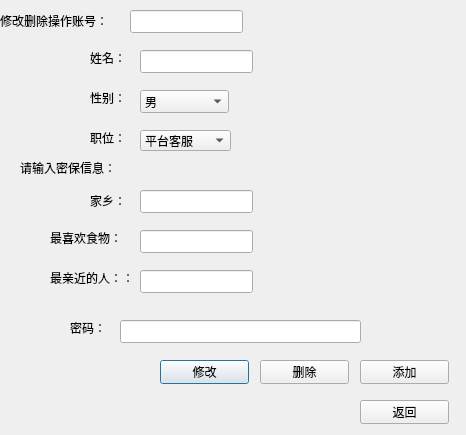
<?xml version="1.0" encoding="UTF-8"?>
<ui version="4.0">
 <class>workermodify</class>
 <widget class="QDialog" name="workermodify">
  <property name="geometry">
   <rect>
    <x>0</x>
    <y>0</y>
    <width>466</width>
    <height>435</height>
   </rect>
  </property>
  <property name="windowTitle">
   <string>Dialog</string>
  </property>
  <widget class="QLabel" name="label">
   <property name="geometry">
    <rect>
     <x>0</x>
     <y>10</y>
     <width>141</width>
     <height>21</height>
    </rect>
   </property>
   <property name="text">
    <string>修改删除操作账号：</string>
   </property>
  </widget>
  <widget class="QLineEdit" name="idinput">
   <property name="geometry">
    <rect>
     <x>130</x>
     <y>10</y>
     <width>113</width>
     <height>23</height>
    </rect>
   </property>
  </widget>
  <widget class="QPushButton" name="Modify">
   <property name="geometry">
    <rect>
     <x>160</x>
     <y>360</y>
     <width>89</width>
     <height>24</height>
    </rect>
   </property>
   <property name="text">
    <string>修改</string>
   </property>
  </widget>
  <widget class="QPushButton" name="Delete">
   <property name="geometry">
    <rect>
     <x>260</x>
     <y>360</y>
     <width>89</width>
     <height>24</height>
    </rect>
   </property>
   <property name="text">
    <string>删除</string>
   </property>
  </widget>
  <widget class="QPushButton" name="Insert">
   <property name="geometry">
    <rect>
     <x>360</x>
     <y>360</y>
     <width>89</width>
     <height>24</height>
    </rect>
   </property>
   <property name="text">
    <string>添加</string>
   </property>
  </widget>
  <widget class="QLabel" name="label_2">
   <property name="geometry">
    <rect>
     <x>90</x>
     <y>50</y>
     <width>72</width>
     <height>15</height>
    </rect>
   </property>
   <property name="text">
    <string>姓名：</string>
   </property>
  </widget>
  <widget class="QLabel" name="label_3">
   <property name="geometry">
    <rect>
     <x>90</x>
     <y>90</y>
     <width>72</width>
     <height>15</height>
    </rect>
   </property>
   <property name="text">
    <string>性别：</string>
   </property>
  </widget>
  <widget class="QLabel" name="label_4">
   <property name="geometry">
    <rect>
     <x>90</x>
     <y>130</y>
     <width>72</width>
     <height>15</height>
    </rect>
   </property>
   <property name="text">
    <string>职位：</string>
   </property>
  </widget>
  <widget class="QLabel" name="label_5">
   <property name="geometry">
    <rect>
     <x>70</x>
     <y>320</y>
     <width>72</width>
     <height>15</height>
    </rect>
   </property>
   <property name="text">
    <string>密码：</string>
   </property>
  </widget>
  <widget class="QLineEdit" name="nameinput">
   <property name="geometry">
    <rect>
     <x>140</x>
     <y>50</y>
     <width>113</width>
     <height>23</height>
    </rect>
   </property>
  </widget>
  <widget class="QComboBox" name="sexselect">
   <property name="geometry">
    <rect>
     <x>140</x>
     <y>90</y>
     <width>89</width>
     <height>23</height>
    </rect>
   </property>
   <item>
    <property name="text">
     <string>男</string>
    </property>
   </item>
   <item>
    <property name="text">
     <string>女</string>
    </property>
   </item>
  </widget>
  <widget class="QComboBox" name="posiselect">
   <property name="geometry">
    <rect>
     <x>140</x>
     <y>130</y>
     <width>91</width>
     <height>21</height>
    </rect>
   </property>
   <item>
    <property name="text">
     <string>平台客服</string>
    </property>
   </item>
   <item>
    <property name="text">
     <string>导游</string>
    </property>
   </item>
  </widget>
  <widget class="QLineEdit" name="pswinput">
   <property name="geometry">
    <rect>
     <x>120</x>
     <y>320</y>
     <width>241</width>
     <height>23</height>
    </rect>
   </property>
   <property name="text">
    <string/>
   </property>
  </widget>
  <widget class="QPushButton" name="back">
   <property name="geometry">
    <rect>
     <x>360</x>
     <y>400</y>
     <width>89</width>
     <height>24</height>
    </rect>
   </property>
   <property name="text">
    <string>返回</string>
   </property>
  </widget>
  <widget class="QLabel" name="label_6">
   <property name="geometry">
    <rect>
     <x>20</x>
     <y>160</y>
     <width>121</width>
     <height>16</height>
    </rect>
   </property>
   <property name="text">
    <string>请输入密保信息：</string>
   </property>
  </widget>
  <widget class="QLabel" name="label_7">
   <property name="geometry">
    <rect>
     <x>90</x>
     <y>190</y>
     <width>41</width>
     <height>21</height>
    </rect>
   </property>
   <property name="text">
    <string>家乡：</string>
   </property>
  </widget>
  <widget class="QLabel" name="label_8">
   <property name="geometry">
    <rect>
     <x>50</x>
     <y>230</y>
     <width>91</width>
     <height>16</height>
    </rect>
   </property>
   <property name="text">
    <string>最喜欢食物：</string>
   </property>
  </widget>
  <widget class="QLabel" name="label_9">
   <property name="geometry">
    <rect>
     <x>50</x>
     <y>270</y>
     <width>91</width>
     <height>16</height>
    </rect>
   </property>
   <property name="text">
    <string>最亲近的人：：</string>
   </property>
  </widget>
  <widget class="QLineEdit" name="hometowninput">
   <property name="geometry">
    <rect>
     <x>140</x>
     <y>190</y>
     <width>113</width>
     <height>23</height>
    </rect>
   </property>
  </widget>
  <widget class="QLineEdit" name="foodinput">
   <property name="geometry">
    <rect>
     <x>140</x>
     <y>230</y>
     <width>113</width>
     <height>23</height>
    </rect>
   </property>
  </widget>
  <widget class="QLineEdit" name="personinput">
   <property name="geometry">
    <rect>
     <x>140</x>
     <y>270</y>
     <width>113</width>
     <height>23</height>
    </rect>
   </property>
  </widget>
 </widget>
 <resources/>
 <connections/>
</ui>
